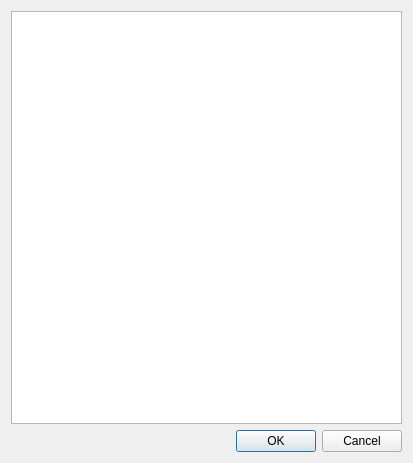
<ui version="4.0" >
 <class>ListaTratta</class>
 <widget class="QDialog" name="ListaTratta" >
  <property name="geometry" >
   <rect>
    <x>0</x>
    <y>0</y>
    <width>413</width>
    <height>463</height>
   </rect>
  </property>
  <property name="windowTitle" >
   <string>Dialog</string>
  </property>
  <layout class="QHBoxLayout" name="horizontalLayout" >
   <item>
    <layout class="QVBoxLayout" name="verticalLayout" >
     <item>
      <widget class="QTextEdit" name="textEdit" >
       <property name="font" >
        <font>
         <family>Courier New</family>
         <pointsize>12</pointsize>
        </font>
       </property>
       <property name="readOnly" >
        <bool>true</bool>
       </property>
      </widget>
     </item>
     <item>
      <widget class="QDialogButtonBox" name="buttonBox" >
       <property name="orientation" >
        <enum>Qt::Horizontal</enum>
       </property>
       <property name="standardButtons" >
        <set>QDialogButtonBox::Cancel|QDialogButtonBox::Ok</set>
       </property>
      </widget>
     </item>
    </layout>
   </item>
  </layout>
 </widget>
 <resources/>
 <connections>
  <connection>
   <sender>buttonBox</sender>
   <signal>accepted()</signal>
   <receiver>ListaTratta</receiver>
   <slot>accept()</slot>
   <hints>
    <hint type="sourcelabel" >
     <x>248</x>
     <y>254</y>
    </hint>
    <hint type="destinationlabel" >
     <x>157</x>
     <y>274</y>
    </hint>
   </hints>
  </connection>
  <connection>
   <sender>buttonBox</sender>
   <signal>rejected()</signal>
   <receiver>ListaTratta</receiver>
   <slot>reject()</slot>
   <hints>
    <hint type="sourcelabel" >
     <x>316</x>
     <y>260</y>
    </hint>
    <hint type="destinationlabel" >
     <x>286</x>
     <y>274</y>
    </hint>
   </hints>
  </connection>
 </connections>
</ui>
